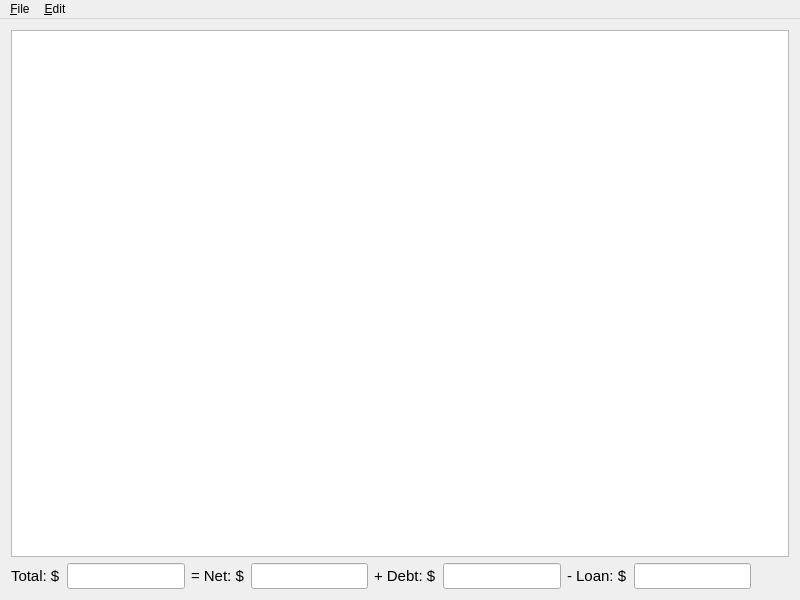
<?xml version="1.0" encoding="UTF-8"?>
<ui version="4.0">
 <class>MainWindow</class>
 <widget class="QMainWindow" name="MainWindow">
  <property name="geometry">
   <rect>
    <x>0</x>
    <y>0</y>
    <width>800</width>
    <height>600</height>
   </rect>
  </property>
  <property name="windowTitle">
   <string>MainWindow</string>
  </property>
  <widget class="QWidget" name="centralWidget">
   <layout class="QVBoxLayout" name="verticalLayout">
    <item>
     <widget class="LedgerView" name="ledgerView">
      <property name="font">
       <font>
        <pointsize>11</pointsize>
       </font>
      </property>
     </widget>
    </item>
    <item>
     <layout class="QHBoxLayout" name="horizontalLayout">
      <item alignment="Qt::AlignLeft|Qt::AlignVCenter">
       <widget class="QLabel" name="totalLabel">
        <property name="sizePolicy">
         <sizepolicy hsizetype="Preferred" vsizetype="Preferred">
          <horstretch>0</horstretch>
          <verstretch>0</verstretch>
         </sizepolicy>
        </property>
        <property name="maximumSize">
         <size>
          <width>16777215</width>
          <height>16777215</height>
         </size>
        </property>
        <property name="font">
         <font>
          <family>Segoe UI</family>
          <pointsize>11</pointsize>
         </font>
        </property>
        <property name="text">
         <string>Total: $</string>
        </property>
       </widget>
      </item>
      <item>
       <widget class="QLineEdit" name="totalBox">
        <property name="sizePolicy">
         <sizepolicy hsizetype="Expanding" vsizetype="Fixed">
          <horstretch>0</horstretch>
          <verstretch>0</verstretch>
         </sizepolicy>
        </property>
        <property name="maximumSize">
         <size>
          <width>120</width>
          <height>16777215</height>
         </size>
        </property>
        <property name="font">
         <font>
          <family>Lucida Console</family>
          <pointsize>11</pointsize>
         </font>
        </property>
       </widget>
      </item>
      <item>
       <widget class="QLabel" name="netLabel">
        <property name="font">
         <font>
          <family>Segoe UI</family>
          <pointsize>11</pointsize>
         </font>
        </property>
        <property name="text">
         <string>= Net: $</string>
        </property>
       </widget>
      </item>
      <item>
       <widget class="QLineEdit" name="netBox">
        <property name="maximumSize">
         <size>
          <width>120</width>
          <height>16777215</height>
         </size>
        </property>
        <property name="font">
         <font>
          <family>Lucida Console</family>
          <pointsize>11</pointsize>
         </font>
        </property>
       </widget>
      </item>
      <item>
       <widget class="QLabel" name="debtLabel">
        <property name="font">
         <font>
          <family>Segoe UI</family>
          <pointsize>11</pointsize>
         </font>
        </property>
        <property name="text">
         <string>+ Debt: $</string>
        </property>
       </widget>
      </item>
      <item>
       <widget class="QLineEdit" name="debtBox">
        <property name="maximumSize">
         <size>
          <width>120</width>
          <height>16777215</height>
         </size>
        </property>
        <property name="font">
         <font>
          <family>Lucida Console</family>
          <pointsize>11</pointsize>
         </font>
        </property>
       </widget>
      </item>
      <item>
       <widget class="QLabel" name="loanLabel">
        <property name="font">
         <font>
          <family>Segoe UI</family>
          <pointsize>11</pointsize>
         </font>
        </property>
        <property name="text">
         <string>- Loan: $</string>
        </property>
       </widget>
      </item>
      <item>
       <widget class="QLineEdit" name="loanBox">
        <property name="maximumSize">
         <size>
          <width>120</width>
          <height>16777215</height>
         </size>
        </property>
        <property name="font">
         <font>
          <family>Lucida Console</family>
          <pointsize>11</pointsize>
         </font>
        </property>
       </widget>
      </item>
      <item>
       <spacer name="horizontalSpacer">
        <property name="orientation">
         <enum>Qt::Horizontal</enum>
        </property>
        <property name="sizeHint" stdset="0">
         <size>
          <width>40</width>
          <height>20</height>
         </size>
        </property>
       </spacer>
      </item>
     </layout>
    </item>
   </layout>
  </widget>
  <widget class="QMenuBar" name="menuBar">
   <property name="geometry">
    <rect>
     <x>0</x>
     <y>0</y>
     <width>800</width>
     <height>21</height>
    </rect>
   </property>
   <widget class="QMenu" name="menu_File">
    <property name="title">
     <string>&amp;File</string>
    </property>
    <addaction name="actionNew"/>
    <addaction name="actionOpen"/>
    <addaction name="actionSave"/>
    <addaction name="actionSaveAs"/>
    <addaction name="actionClose"/>
    <addaction name="separator"/>
    <addaction name="actionExit"/>
   </widget>
   <widget class="QMenu" name="menu_Edit">
    <property name="title">
     <string>&amp;Edit</string>
    </property>
   </widget>
   <addaction name="menu_File"/>
   <addaction name="menu_Edit"/>
  </widget>
  <action name="actionOpen">
   <property name="text">
    <string>&amp;Open</string>
   </property>
  </action>
  <action name="actionSaveAs">
   <property name="text">
    <string>Save &amp;As</string>
   </property>
  </action>
  <action name="actionExit">
   <property name="text">
    <string>E&amp;xit</string>
   </property>
  </action>
  <action name="actionSave">
   <property name="text">
    <string>&amp;Save</string>
   </property>
  </action>
  <action name="actionNew">
   <property name="text">
    <string>&amp;New</string>
   </property>
  </action>
  <action name="actionClose">
   <property name="text">
    <string>&amp;Close</string>
   </property>
   <property name="shortcut">
    <string>Ctrl+W</string>
   </property>
  </action>
 </widget>
 <layoutdefault spacing="6" margin="11"/>
 <customwidgets>
  <customwidget>
   <class>LedgerView</class>
   <extends>QTableView</extends>
   <header>ledgerview.h</header>
  </customwidget>
 </customwidgets>
 <resources/>
 <connections/>
</ui>
